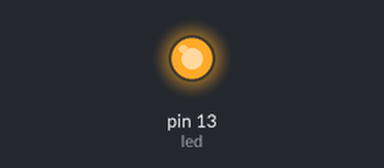
Simulated run of this sketch. Board: Arduino Uno, built with avr-gcc and run on an emulated ATmega328P. Parts: output pins drawn as LEDs (lit = HIGH).

Above: at 0.1 s.
At 3.6 s:
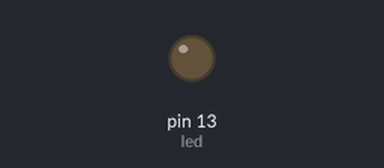
Timing chart, 0 to 8.1 s (numbered marks = the images above):
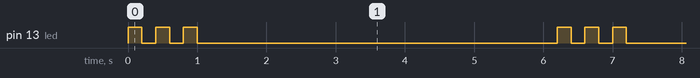

The sketch:

lacoWhile-For.ino
```cpp
// Laço While
/*int led = 13;
int i;

void setup() {
  pinMode(led, OUTPUT);
}

void loop() {
  while (i < 4) {
    digitalWrite(led, HIGH);
    delay(200);
    digitalWrite(led, LOW);
    delay(200);

    i++;
  }

  i = 0;
  delay(2000);
}*/

// Laço For
int led = 13;
int i;

void setup() {
  pinMode(led, OUTPUT);
}

void loop() {
  for (i = 0; i < 3; i++) {
    digitalWrite(led, HIGH);
    delay(200);
    digitalWrite(led, LOW);
    delay(200);
  }

  delay(5000);
}
```

Measured:
- by itself, pin 13 (led): repeats every 6.2 s: 2 × (LOW 0.20 s, HIGH 0.20 s), LOW 5.2 s, HIGH 0.20 s
- by itself, everything shown: repeats every 6.2 s, in 6 steps
